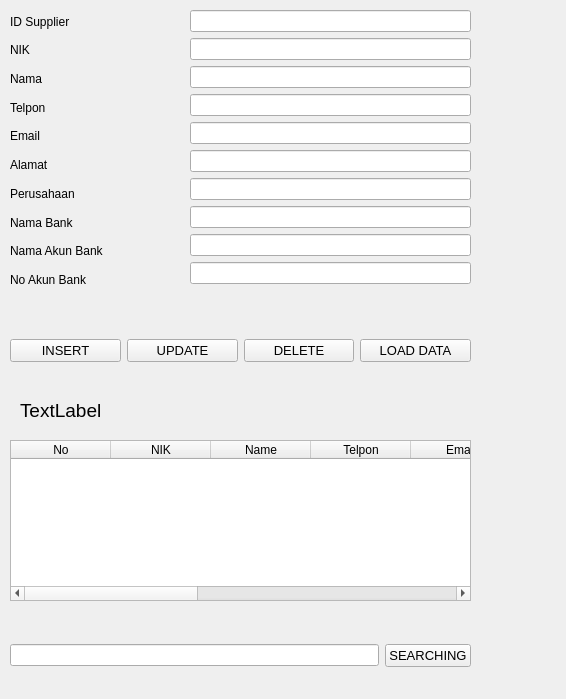
<?xml version="1.0" encoding="UTF-8"?>
<ui version="4.0">
 <class>FormSupplier</class>
 <widget class="QWidget" name="FormSupplier">
  <property name="geometry">
   <rect>
    <x>0</x>
    <y>0</y>
    <width>566</width>
    <height>699</height>
   </rect>
  </property>
  <property name="windowTitle">
   <string>Form</string>
  </property>
  <widget class="QWidget" name="verticalLayoutWidget">
   <property name="geometry">
    <rect>
     <x>10</x>
     <y>10</y>
     <width>160</width>
     <height>281</height>
    </rect>
   </property>
   <layout class="QVBoxLayout" name="verticalLayout">
    <item>
     <widget class="QLabel" name="label">
      <property name="text">
       <string>ID Supplier</string>
      </property>
     </widget>
    </item>
    <item>
     <widget class="QLabel" name="label_2">
      <property name="text">
       <string>NIK</string>
      </property>
     </widget>
    </item>
    <item>
     <widget class="QLabel" name="label_4">
      <property name="text">
       <string>Nama</string>
      </property>
     </widget>
    </item>
    <item>
     <widget class="QLabel" name="label_6">
      <property name="text">
       <string>Telpon</string>
      </property>
     </widget>
    </item>
    <item>
     <widget class="QLabel" name="label_5">
      <property name="text">
       <string>Email</string>
      </property>
     </widget>
    </item>
    <item>
     <widget class="QLabel" name="label_7">
      <property name="text">
       <string>Alamat</string>
      </property>
     </widget>
    </item>
    <item>
     <widget class="QLabel" name="label_8">
      <property name="text">
       <string>Perusahaan</string>
      </property>
     </widget>
    </item>
    <item>
     <widget class="QLabel" name="label_9">
      <property name="text">
       <string>Nama Bank</string>
      </property>
     </widget>
    </item>
    <item>
     <widget class="QLabel" name="label_10">
      <property name="text">
       <string>Nama Akun Bank</string>
      </property>
     </widget>
    </item>
    <item>
     <widget class="QLabel" name="label_11">
      <property name="text">
       <string>No Akun Bank</string>
      </property>
     </widget>
    </item>
   </layout>
  </widget>
  <widget class="QWidget" name="verticalLayoutWidget_2">
   <property name="geometry">
    <rect>
     <x>190</x>
     <y>10</y>
     <width>281</width>
     <height>281</height>
    </rect>
   </property>
   <layout class="QVBoxLayout" name="verticalLayout_2">
    <item>
     <widget class="QLineEdit" name="lineEdit_id"/>
    </item>
    <item>
     <widget class="QLineEdit" name="lineEdit_nik"/>
    </item>
    <item>
     <widget class="QLineEdit" name="lineEdit_name"/>
    </item>
    <item>
     <widget class="QLineEdit" name="lineEdit_telp_2"/>
    </item>
    <item>
     <widget class="QLineEdit" name="lineEdit_email"/>
    </item>
    <item>
     <widget class="QLineEdit" name="lineEdit_alamat_2"/>
    </item>
    <item>
     <widget class="QLineEdit" name="lineEdit_perusahaan"/>
    </item>
    <item>
     <widget class="QLineEdit" name="lineEdit_namabank"/>
    </item>
    <item>
     <widget class="QLineEdit" name="lineEdit_namaakunbank"/>
    </item>
    <item>
     <widget class="QLineEdit" name="lineEdit_noakunbank"/>
    </item>
   </layout>
  </widget>
  <widget class="QWidget" name="horizontalLayoutWidget">
   <property name="geometry">
    <rect>
     <x>10</x>
     <y>320</y>
     <width>461</width>
     <height>61</height>
    </rect>
   </property>
   <layout class="QHBoxLayout" name="horizontalLayout">
    <item>
     <widget class="QPushButton" name="pushButton">
      <property name="font">
       <font>
        <pointsize>10</pointsize>
       </font>
      </property>
      <property name="text">
       <string>INSERT</string>
      </property>
     </widget>
    </item>
    <item>
     <widget class="QPushButton" name="pushButton_2">
      <property name="font">
       <font>
        <pointsize>10</pointsize>
       </font>
      </property>
      <property name="text">
       <string>UPDATE</string>
      </property>
     </widget>
    </item>
    <item>
     <widget class="QPushButton" name="pushButton_3">
      <property name="font">
       <font>
        <pointsize>10</pointsize>
       </font>
      </property>
      <property name="text">
       <string>DELETE</string>
      </property>
     </widget>
    </item>
    <item>
     <widget class="QPushButton" name="pushButton_4">
      <property name="font">
       <font>
        <pointsize>10</pointsize>
       </font>
      </property>
      <property name="text">
       <string>LOAD DATA</string>
      </property>
     </widget>
    </item>
   </layout>
  </widget>
  <widget class="QLabel" name="label_3">
   <property name="geometry">
    <rect>
     <x>20</x>
     <y>390</y>
     <width>451</width>
     <height>41</height>
    </rect>
   </property>
   <property name="font">
    <font>
     <pointsize>14</pointsize>
    </font>
   </property>
   <property name="text">
    <string>TextLabel</string>
   </property>
  </widget>
  <widget class="QWidget" name="verticalLayoutWidget_3">
   <property name="geometry">
    <rect>
     <x>10</x>
     <y>440</y>
     <width>461</width>
     <height>161</height>
    </rect>
   </property>
   <layout class="QVBoxLayout" name="verticalLayout_3">
    <item>
     <widget class="QTableWidget" name="tableWidget">
      <column>
       <property name="text">
        <string>No</string>
       </property>
      </column>
      <column>
       <property name="text">
        <string>NIK</string>
       </property>
      </column>
      <column>
       <property name="text">
        <string>Name</string>
       </property>
      </column>
      <column>
       <property name="text">
        <string>Telpon</string>
       </property>
      </column>
      <column>
       <property name="text">
        <string>Email</string>
       </property>
      </column>
      <column>
       <property name="text">
        <string>Alamat</string>
       </property>
      </column>
      <column>
       <property name="text">
        <string>Perusahaan</string>
       </property>
      </column>
      <column>
       <property name="text">
        <string>Nama Bank</string>
       </property>
      </column>
      <column>
       <property name="text">
        <string>Nama Akun Bank</string>
       </property>
      </column>
      <column>
       <property name="text">
        <string>No Akun Bank</string>
       </property>
      </column>
     </widget>
    </item>
   </layout>
  </widget>
  <widget class="QWidget" name="horizontalLayoutWidget_2">
   <property name="geometry">
    <rect>
     <x>10</x>
     <y>630</y>
     <width>461</width>
     <height>51</height>
    </rect>
   </property>
   <layout class="QHBoxLayout" name="horizontalLayout_2">
    <item>
     <widget class="QLineEdit" name="lineEdit_3"/>
    </item>
    <item>
     <widget class="QPushButton" name="pushButton_5">
      <property name="font">
       <font>
        <pointsize>10</pointsize>
       </font>
      </property>
      <property name="text">
       <string>SEARCHING</string>
      </property>
     </widget>
    </item>
   </layout>
  </widget>
 </widget>
 <resources/>
 <connections/>
</ui>
